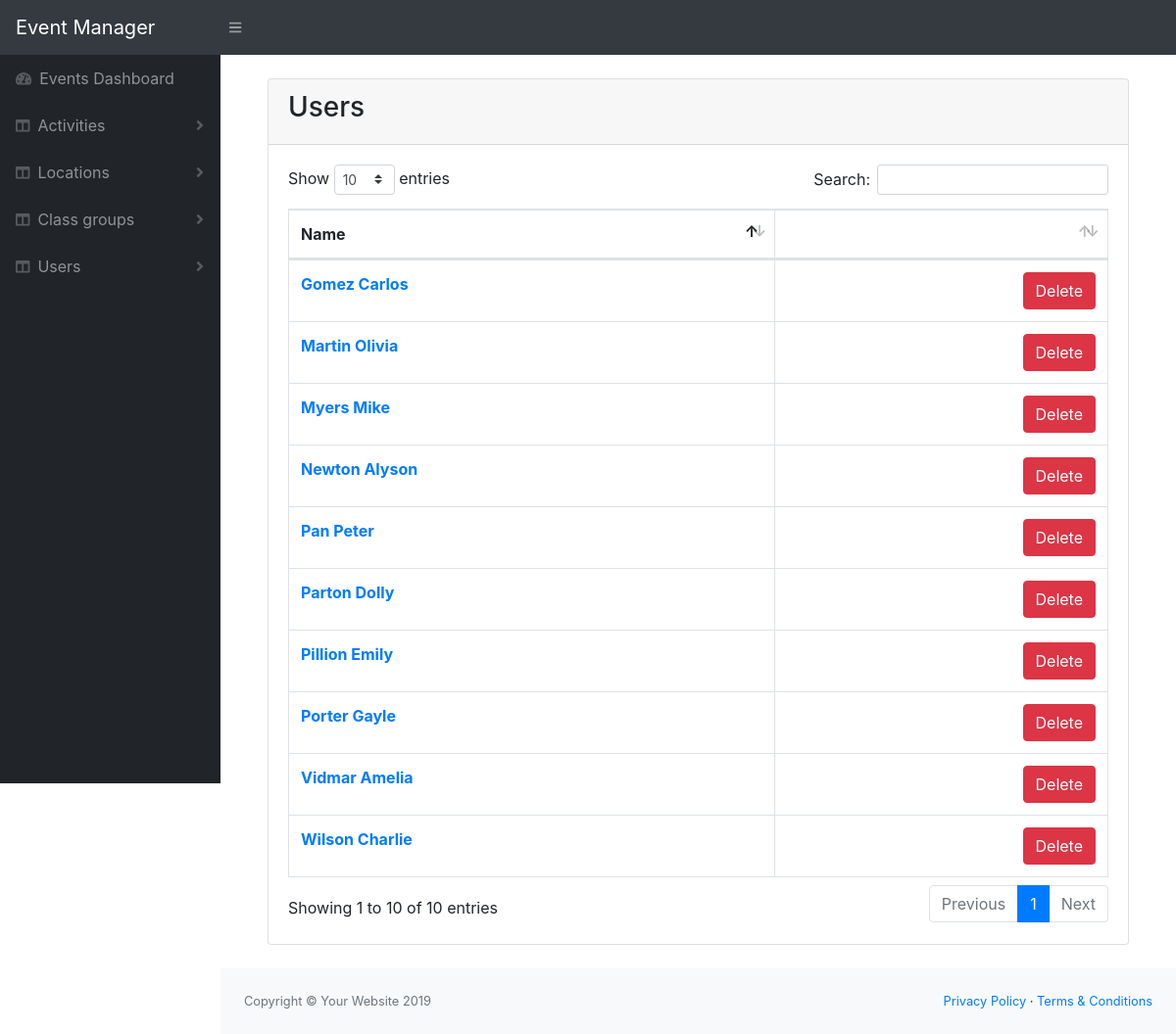
Screenshot of /user-list.php with the database file from the repository.
### tables this page shows
CREATE TABLE `user` (
  `id` int(11) NOT NULL,
  `group_id` int(11) NOT NULL,
  `first_name` varchar(255) NOT NULL,
  `last_name` varchar(255) NOT NULL,
  `email` varchar(255) NOT NULL,
  `mobile` varchar(255) NOT NULL,
  `user_type` tinyint(4) NOT NULL,
  `disabled` tinyint(4) NOT NULL DEFAULT 0
);

### lib/Template.php (called while the page is built, shortened)
<?php
class Template{
    protected $template;
    public function __construct($template){
        $this->template = $template;
    }
    public function __toString(){
        include basename($this->template);
        return ob_get_clean();
    }
}

### lib/Database.php (called while the page is built, shortened)
<?php
Class Database{
    private $host = DB_HOST;
    private $user = DB_USER;
    private $pass = DB_PASS;
    private $dbname = DB_NAME;
    private $dbh;
    private $stmt;
    public function __construct(){
        $dsn = 'mysql:host='. $this->host .';dbname='. $this->dbname;
        $options = array(
            PDO::ATTR_PERSISTENT => true,
            PDO::ATTR_ERRMODE => PDO::ERRMODE_EXCEPTION
        );
        try{
            $this->dbh = new PDO($dsn, $this->user, $this->pass, $options);
        }catch(PDOException $ex){
            $this->error = $e->getMessage();
        }
    }
    public function query($query){
        $this->stmt = $this->dbh->prepare($query);
    }
    public function execute(){
        return $this->stmt->execute();
    }
    public function resultSet(){
        $this->execute();
        return $this->stmt->fetchAll(PDO::FETCH_OBJ);
    }
}

### lib/User.php (called while the page is built, shortened)
<?php
class User{
    private $db;
    public function __construct(){
        $this->db = new Database;
    }
    public function getAllUsers(){
        $this->db->query("SELECT * FROM user WHERE disabled = 0 ORDER BY last_name ASC");
        $results = $this->db->resultSet();
        return $results;
    }
}

### templates/user-list.php (the view, shortened to what this page needs)
<?php include 'inc/header.php' ?>
    <div class="container-fluid mt-4">
        <div class="card mb-4">
            <div class="card-header"><h3>Users</h3></div>
            <div class="card-body">
                <div class="table-responsive">
                    <table class="table table-bordered mt-2" id="sortable-table">
                        <thead>
                            <tr>
                            <th scope="col">Name</th>
                            <th scope="col"></th>
                            </tr>
                        </thead>
                        <tbody>
                            <?php foreach($users as $user): ?>
                            <tr>
                                <th scope="row"><a href="user.php?id=<?php echo $user->id; ?>&a=e"> <?php echo $user->last_name.' '.$user->first_name; ?></a></th>
                                <td class="d-flex flex-row-reverse bd-highlight">
                                    <form action="user.php" method="post">
                                        <input type="submit" name="submit" class="btn btn-danger" value="Delete">
                                    </form>
                                </td>
                            </tr>
                        <?php endforeach; ?>
                        </tbody>
                    </table>
                </div>
            </div>
        </div>
    </div>
<?php include 'inc/footer.php' ?>

### rows the page displays
user: last_name "Gomez", first_name "Carlos"
user: last_name "Martin", first_name "Olivia"
user: last_name "Myers", first_name "Mike"
user: last_name "Newton", first_name "Alyson"
user: last_name "Pan", first_name "Peter"
user: last_name "Parton", first_name "Dolly"
user: last_name "Pillion", first_name "Emily"
user: last_name "Porter", first_name "Gayle"
user: last_name "Vidmar", first_name "Amelia"
user: last_name "Wilson", first_name "Charlie"

### other values shown
SITE_TITLE "Event Manager"
